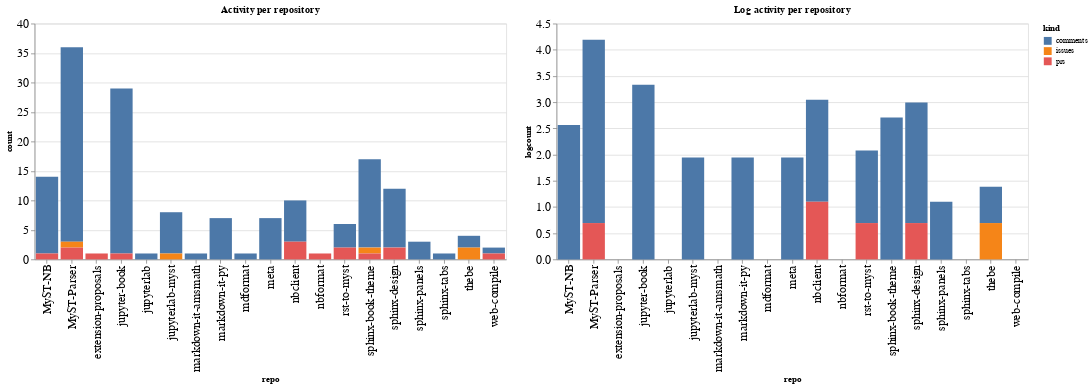

Notebook source saved alongside this figure:
### Code cell
ch1 = alt.Chart(repo_summaries, width=600, title="Activity per repository").mark_bar().encode(
    x='repo',
    y='count',
    color='kind',
    tooltip="kind"
)

ch2 = alt.Chart(repo_summaries, width=600, title="Log activity per repository").mark_bar().encode(
    x='repo',
    y='logcount',
    color='kind',
    tooltip="kind"
)

ch1 | ch2

### Figure 1 — Vega-Lite specification as saved in the notebook (floating-point values rounded to 4 significant figures)
{"config": {"axisLeft": {"labelFontSize": 15}, "axisBottom": {"labelFontSize": 15}}, "hconcat": [{"mark": "bar", "encoding": {"color": {"type": "nominal", "field": "kind"}, "tooltip": {"type": "nominal", "field": "kind"}, "x": {"type": "nominal", "field": "repo"}, "y": {"type": "quantitative", "field": "count"}}, "title": "Activity per repository", "width": 600}, {"mark": "bar", "encoding": {"color": {"type": "nominal", "field": "kind"}, "tooltip": {"type": "nominal", "field": "kind"}, "x": {"type": "nominal", "field": "repo"}, "y": {"type": "quantitative", "field": "logcount"}}, "title": "Log activity per repository", "width": 600}], "data": {"name": "data-66ea95e2f2933db9cbdd5448cd853362"}, "$schema": "https://vega.github.io/schema/vega-lite/v4.8.1.json", "datasets": {"data-66ea95e2f2933db9cbdd5448cd853362": [{"repo": "MyST-NB", "kind": "comments", "count": 13, "logcount": 2.565}, {"repo": "MyST-NB", "kind": "prs", "count": 1, "logcount": 0.0}, {"repo": "MyST-Parser", "kind": "comments", "count": 33, "logcount": 3.497}, {"repo": "MyST-Parser", "kind": "issues", "count": 1, "logcount": 0.0}, {"repo": "MyST-Parser", "kind": "prs", "count": 2, "logcount": 0.6931}, {"repo": "extension-proposals", "kind": "prs", "count": 1, "logcount": 0.0}, {"repo": "jupyter-book", "kind": "comments", "count": 28, "logcount": 3.332}, {"repo": "jupyter-book", "kind": "prs", "count": 1, "logcount": 0.0}, {"repo": "jupyterlab", "kind": "comments", "count": 1, "logcount": 0.0}, {"repo": "jupyterlab-myst", "kind": "comments", "count": 7, "logcount": 1.946}, {"repo": "jupyterlab-myst", "kind": "issues", "count": 1, "logcount": 0.0}, {"repo": "markdown-it-amsmath", "kind": "comments", "count": 1, "logcount": 0.0}, {"repo": "markdown-it-py", "kind": "comments", "count": 7, "logcount": 1.946}, {"repo": "mdformat", "kind": "comments", "count": 1, "logcount": 0.0}, {"repo": "meta", "kind": "comments", "count": 7, "logcount": 1.946}, {"repo": "nbclient", "kind": "comments", "count": 7, "logcount": 1.946}, {"repo": "nbclient", "kind": "prs", "count": 3, "logcount": 1.099}, {"repo": "nbformat", "kind": "prs", "count": 1, "logcount": 0.0}, {"repo": "rst-to-myst", "kind": "comments", "count": 4, "logcount": 1.386}, {"repo": "rst-to-myst", "kind": "prs", "count": 2, "logcount": 0.6931}, {"repo": "sphinx-book-theme", "kind": "comments", "count": 15, "logcount": 2.708}, {"repo": "sphinx-book-theme", "kind": "issues", "count": 1, "logcount": 0.0}, {"repo": "sphinx-book-theme", "kind": "prs", "count": 1, "logcount": 0.0}, {"repo": "sphinx-design", "kind": "comments", "count": 10, "logcount": 2.303}, {"repo": "sphinx-design", "kind": "prs", "count": 2, "logcount": 0.6931}, {"repo": "sphinx-panels", "kind": "comments", "count": 3, "logcount": 1.099}, {"repo": "sphinx-tabs", "kind": "comments", "count": 1, "logcount": 0.0}, {"repo": "thebe", "kind": "comments", "count": 2, "logcount": 0.6931}, {"repo": "thebe", "kind": "issues", "count": 2, "logcount": 0.6931}, {"repo": "web-compile", "kind": "comments", "count": 1, "logcount": 0.0}, {"repo": "web-compile", "kind": "prs", "count": 1, "logcount": 0.0}]}}
